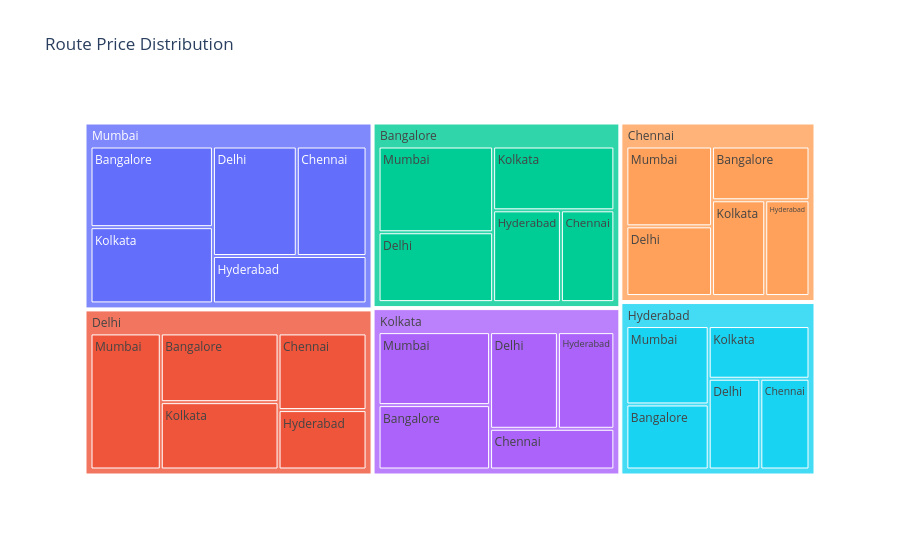

The cell this chart's notebook holds for it:
### Code cell
fig = px.treemap(
    data,
    path=['source_city','destination_city'],
    values='price',
    title='Route Price Distribution'
)

fig.show()

### Figure 1 — Plotly figure (JSON) as saved in the notebook; plotly's stock layout.template omitted (floating-point values rounded to 4 significant figures)
{"data": [{"branchvalues": "total", "domain": {"x": [0, 1], "y": [0, 1]}, "hovertemplate": "labels=%{label}<br>price=%{value}<br>parent=%{parent}<br>id=%{id}<extra></extra>", "ids": ["Delhi/Mumbai", "Delhi/Bangalore", "Delhi/Kolkata", "Delhi/Hyderabad", "Delhi/Chennai", "Mumbai/Delhi", "Mumbai/Bangalore", "Mumbai/Kolkata", "Mumbai/Hyderabad", "Mumbai/Chennai", "Bangalore/Delhi", "Bangalore/Mumbai", "Bangalore/Kolkata", "Bangalore/Hyderabad", "Bangalore/Chennai", "Kolkata/Delhi", "Kolkata/Mumbai", "Kolkata/Bangalore", "Kolkata/Hyderabad", "Kolkata/Chennai", "Hyderabad/Delhi", "Hyderabad/Mumbai", "Hyderabad/Bangalore", "Hyderabad/Kolkata", "Hyderabad/Chennai", "Chennai/Delhi", "Chennai/Mumbai", "Chennai/Bangalore", "Chennai/Kolkata", "Chennai/Hyderabad", "Delhi", "Mumbai", "Bangalore", "Kolkata", "Hyderabad", "Chennai"], "labels": ["Mumbai", "Bangalore", "Kolkata", "Hyderabad", "Chennai", "Delhi", "Bangalore", "Kolkata", "Hyderabad", "Chennai", "Delhi", "Mumbai", "Kolkata", "Hyderabad", "Chennai", "Delhi", "Mumbai", "Bangalore", "Hyderabad", "Chennai", "Delhi", "Mumbai", "Bangalore", "Kolkata", "Chennai", "Delhi", "Mumbai", "Bangalore", "Kolkata", "Hyderabad", "Delhi", "Mumbai", "Bangalore", "Kolkata", "Hyderabad", "Chennai"], "name": "", "parents": ["Delhi", "Delhi", "Delhi", "Delhi", "Delhi", "Mumbai", "Mumbai", "Mumbai", "Mumbai", "Mumbai", "Bangalore", "Bangalore", "Bangalore", "Bangalore", "Bangalore", "Kolkata", "Kolkata", "Kolkata", "Kolkata", "Kolkata", "Hyderabad", "Hyderabad", "Hyderabad", "Hyderabad", "Hyderabad", "Chennai", "Chennai", "Chennai", "Chennai", "Chennai", "", "", "", "", "", ""], "type": "treemap", "values": [295900000.0, 250500000.0, 245400000.0, 161800000.0, 208800000.0, 277300000.0, 298300000.0, 282000000.0, 219900000.0, 230800000.0, 243800000.0, 299300000.0, 235700000.0, 189500000.0, 149500000.0, 204100000.0, 253200000.0, 223400000.0, 169800000.0, 157400000.0, 146700000.0, 202100000.0, 167700000.0, 166300000.0, 139700000.0, 185700000.0, 212600000.0, 162900000.0, 158300000.0, 131800000.0, 1163000000.0, 1308000000.0, 1118000000.0, 1008000000.0, 822500000.0, 851200000.0]}], "layout": {"legend": {"tracegroupgap": 0}, "title": {"text": "Route Price Distribution"}}}
